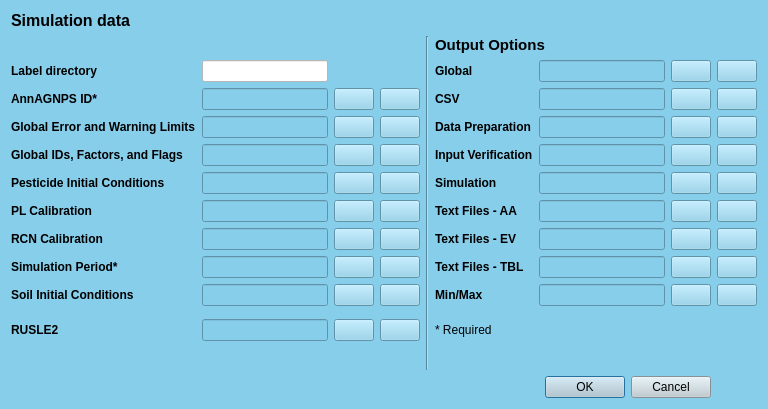
<?xml version="1.0" encoding="UTF-8"?>
<ui version="4.0">
 <class>DialogSimulation</class>
 <widget class="QDialog" name="DialogSimulation">
  <property name="geometry">
   <rect>
    <x>0</x>
    <y>0</y>
    <width>768</width>
    <height>409</height>
   </rect>
  </property>
  <property name="windowTitle">
   <string>Dialog</string>
  </property>
  <property name="styleSheet">
   <string notr="true">background-color: #87CEEB;
</string>
  </property>
  <layout class="QGridLayout" name="gridLayout">
   <item row="4" column="3">
    <widget class="QPushButton" name="pushButton_20">
     <property name="text">
      <string/>
     </property>
    </widget>
   </item>
   <item row="4" column="6">
    <widget class="QLineEdit" name="lineEdit_20"/>
   </item>
   <item row="1" column="4" rowspan="16">
    <widget class="Line" name="line">
     <property name="orientation">
      <enum>Qt::Vertical</enum>
     </property>
    </widget>
   </item>
   <item row="2" column="7">
    <widget class="QPushButton" name="pushButton_10">
     <property name="text">
      <string/>
     </property>
    </widget>
   </item>
   <item row="1" column="5" colspan="2">
    <widget class="QLabel" name="label_15">
     <property name="font">
      <font>
       <pointsize>11</pointsize>
       <weight>75</weight>
       <bold>true</bold>
      </font>
     </property>
     <property name="text">
      <string>Output Options</string>
     </property>
    </widget>
   </item>
   <item row="3" column="2">
    <widget class="QPushButton" name="pushButton">
     <property name="text">
      <string/>
     </property>
    </widget>
   </item>
   <item row="3" column="5">
    <widget class="QLabel" name="label_16">
     <property name="font">
      <font>
       <weight>75</weight>
       <bold>true</bold>
      </font>
     </property>
     <property name="text">
      <string>CSV</string>
     </property>
    </widget>
   </item>
   <item row="4" column="7">
    <widget class="QPushButton" name="pushButton_12">
     <property name="text">
      <string/>
     </property>
    </widget>
   </item>
   <item row="5" column="0">
    <widget class="QLabel" name="label_4">
     <property name="font">
      <font>
       <weight>75</weight>
       <bold>true</bold>
      </font>
     </property>
     <property name="text">
      <string>Global IDs, Factors, and Flags</string>
     </property>
    </widget>
   </item>
   <item row="5" column="1">
    <widget class="QLineEdit" name="lineEdit_3"/>
   </item>
   <item row="2" column="6">
    <widget class="QLineEdit" name="lineEdit_24"/>
   </item>
   <item row="5" column="2">
    <widget class="QPushButton" name="pushButton_3">
     <property name="text">
      <string/>
     </property>
    </widget>
   </item>
   <item row="5" column="5">
    <widget class="QLabel" name="label_18">
     <property name="font">
      <font>
       <weight>75</weight>
       <bold>true</bold>
      </font>
     </property>
     <property name="text">
      <string>Input Verification</string>
     </property>
    </widget>
   </item>
   <item row="4" column="2">
    <widget class="QPushButton" name="pushButton_2">
     <property name="text">
      <string/>
     </property>
    </widget>
   </item>
   <item row="3" column="1">
    <widget class="QLineEdit" name="lineEdit"/>
   </item>
   <item row="2" column="0">
    <widget class="QLabel" name="label_11">
     <property name="font">
      <font>
       <weight>75</weight>
       <bold>true</bold>
      </font>
     </property>
     <property name="text">
      <string>Label directory</string>
     </property>
    </widget>
   </item>
   <item row="2" column="5">
    <widget class="QLabel" name="label_13">
     <property name="font">
      <font>
       <weight>75</weight>
       <bold>true</bold>
      </font>
     </property>
     <property name="text">
      <string>Global</string>
     </property>
    </widget>
   </item>
   <item row="4" column="5">
    <widget class="QLabel" name="label_17">
     <property name="font">
      <font>
       <weight>75</weight>
       <bold>true</bold>
      </font>
     </property>
     <property name="text">
      <string>Data Preparation</string>
     </property>
    </widget>
   </item>
   <item row="3" column="0">
    <widget class="QLabel" name="label_3">
     <property name="font">
      <font>
       <weight>75</weight>
       <bold>true</bold>
      </font>
     </property>
     <property name="text">
      <string>AnnAGNPS ID*</string>
     </property>
    </widget>
   </item>
   <item row="4" column="0">
    <widget class="QLabel" name="label_2">
     <property name="font">
      <font>
       <weight>75</weight>
       <bold>true</bold>
      </font>
     </property>
     <property name="text">
      <string>Global Error and Warning Limits</string>
     </property>
    </widget>
   </item>
   <item row="3" column="3">
    <widget class="QPushButton" name="pushButton_19">
     <property name="text">
      <string/>
     </property>
    </widget>
   </item>
   <item row="3" column="6">
    <widget class="QLineEdit" name="lineEdit_15"/>
   </item>
   <item row="2" column="1">
    <widget class="QLineEdit" name="lineEdit_10">
     <property name="styleSheet">
      <string notr="true">background-color: white;</string>
     </property>
    </widget>
   </item>
   <item row="0" column="0">
    <widget class="QLabel" name="label">
     <property name="font">
      <font>
       <pointsize>12</pointsize>
       <weight>75</weight>
       <bold>true</bold>
      </font>
     </property>
     <property name="text">
      <string>Simulation data</string>
     </property>
    </widget>
   </item>
   <item row="3" column="7">
    <widget class="QPushButton" name="pushButton_11">
     <property name="text">
      <string/>
     </property>
    </widget>
   </item>
   <item row="4" column="1">
    <widget class="QLineEdit" name="lineEdit_2"/>
   </item>
   <item row="6" column="2">
    <widget class="QPushButton" name="pushButton_4">
     <property name="text">
      <string/>
     </property>
    </widget>
   </item>
   <item row="6" column="6">
    <widget class="QLineEdit" name="lineEdit_14"/>
   </item>
   <item row="7" column="7">
    <widget class="QPushButton" name="pushButton_15">
     <property name="text">
      <string/>
     </property>
    </widget>
   </item>
   <item row="9" column="0">
    <widget class="QLabel" name="label_7">
     <property name="font">
      <font>
       <weight>75</weight>
       <bold>true</bold>
      </font>
     </property>
     <property name="text">
      <string>Simulation Period*</string>
     </property>
    </widget>
   </item>
   <item row="9" column="1">
    <widget class="QLineEdit" name="lineEdit_7"/>
   </item>
   <item row="6" column="5">
    <widget class="QLabel" name="label_19">
     <property name="font">
      <font>
       <weight>75</weight>
       <bold>true</bold>
      </font>
     </property>
     <property name="text">
      <string>Simulation</string>
     </property>
    </widget>
   </item>
   <item row="9" column="2">
    <widget class="QPushButton" name="pushButton_7">
     <property name="text">
      <string/>
     </property>
    </widget>
   </item>
   <item row="9" column="5">
    <widget class="QLabel" name="label_20">
     <property name="font">
      <font>
       <weight>75</weight>
       <bold>true</bold>
      </font>
     </property>
     <property name="text">
      <string>Text Files - TBL</string>
     </property>
    </widget>
   </item>
   <item row="8" column="2">
    <widget class="QPushButton" name="pushButton_6">
     <property name="text">
      <string/>
     </property>
    </widget>
   </item>
   <item row="7" column="6">
    <widget class="QLineEdit" name="lineEdit_22"/>
   </item>
   <item row="8" column="0">
    <widget class="QLabel" name="label_14">
     <property name="font">
      <font>
       <weight>75</weight>
       <bold>true</bold>
      </font>
     </property>
     <property name="text">
      <string>RCN Calibration</string>
     </property>
    </widget>
   </item>
   <item row="7" column="2">
    <widget class="QPushButton" name="pushButton_5">
     <property name="text">
      <string/>
     </property>
    </widget>
   </item>
   <item row="9" column="6">
    <widget class="QLineEdit" name="lineEdit_19"/>
   </item>
   <item row="9" column="7">
    <widget class="QPushButton" name="pushButton_17">
     <property name="text">
      <string/>
     </property>
    </widget>
   </item>
   <item row="10" column="1">
    <widget class="QLineEdit" name="lineEdit_8"/>
   </item>
   <item row="10" column="2">
    <widget class="QPushButton" name="pushButton_8">
     <property name="text">
      <string/>
     </property>
    </widget>
   </item>
   <item row="8" column="6">
    <widget class="QLineEdit" name="lineEdit_17"/>
   </item>
   <item row="10" column="6">
    <widget class="QLineEdit" name="lineEdit_13"/>
   </item>
   <item row="10" column="7">
    <widget class="QPushButton" name="pushButton_18">
     <property name="text">
      <string/>
     </property>
    </widget>
   </item>
   <item row="5" column="6">
    <widget class="QLineEdit" name="lineEdit_16"/>
   </item>
   <item row="10" column="5">
    <widget class="QLabel" name="label_21">
     <property name="font">
      <font>
       <weight>75</weight>
       <bold>true</bold>
      </font>
     </property>
     <property name="text">
      <string>Min/Max</string>
     </property>
    </widget>
   </item>
   <item row="6" column="7">
    <widget class="QPushButton" name="pushButton_14">
     <property name="text">
      <string/>
     </property>
    </widget>
   </item>
   <item row="7" column="0">
    <widget class="QLabel" name="label_6">
     <property name="font">
      <font>
       <weight>75</weight>
       <bold>true</bold>
      </font>
     </property>
     <property name="text">
      <string>PL Calibration</string>
     </property>
    </widget>
   </item>
   <item row="7" column="5">
    <widget class="QLabel" name="label_22">
     <property name="font">
      <font>
       <weight>75</weight>
       <bold>true</bold>
      </font>
     </property>
     <property name="text">
      <string>Text Files - AA</string>
     </property>
    </widget>
   </item>
   <item row="8" column="1">
    <widget class="QLineEdit" name="lineEdit_6"/>
   </item>
   <item row="6" column="0">
    <widget class="QLabel" name="label_5">
     <property name="font">
      <font>
       <weight>75</weight>
       <bold>true</bold>
      </font>
     </property>
     <property name="text">
      <string>Pesticide Initial Conditions</string>
     </property>
    </widget>
   </item>
   <item row="6" column="1">
    <widget class="QLineEdit" name="lineEdit_4"/>
   </item>
   <item row="10" column="0">
    <widget class="QLabel" name="label_9">
     <property name="font">
      <font>
       <weight>75</weight>
       <bold>true</bold>
      </font>
     </property>
     <property name="text">
      <string>Soil Initial Conditions</string>
     </property>
    </widget>
   </item>
   <item row="8" column="5">
    <widget class="QLabel" name="label_23">
     <property name="font">
      <font>
       <weight>75</weight>
       <bold>true</bold>
      </font>
     </property>
     <property name="text">
      <string>Text Files - EV</string>
     </property>
    </widget>
   </item>
   <item row="5" column="7">
    <widget class="QPushButton" name="pushButton_13">
     <property name="text">
      <string/>
     </property>
    </widget>
   </item>
   <item row="7" column="1">
    <widget class="QLineEdit" name="lineEdit_5"/>
   </item>
   <item row="8" column="7">
    <widget class="QPushButton" name="pushButton_16">
     <property name="text">
      <string/>
     </property>
    </widget>
   </item>
   <item row="12" column="0">
    <widget class="QLabel" name="label_10">
     <property name="font">
      <font>
       <weight>75</weight>
       <bold>true</bold>
      </font>
     </property>
     <property name="text">
      <string>RUSLE2</string>
     </property>
    </widget>
   </item>
   <item row="17" column="6" colspan="2">
    <widget class="QDialogButtonBox" name="buttonBox">
     <property name="styleSheet">
      <string notr="true">background-color: #becbd1;</string>
     </property>
     <property name="orientation">
      <enum>Qt::Horizontal</enum>
     </property>
     <property name="standardButtons">
      <set>QDialogButtonBox::Cancel|QDialogButtonBox::Ok</set>
     </property>
    </widget>
   </item>
   <item row="12" column="2">
    <widget class="QPushButton" name="pushButton_9">
     <property name="text">
      <string/>
     </property>
    </widget>
   </item>
   <item row="12" column="1">
    <widget class="QLineEdit" name="lineEdit_9"/>
   </item>
   <item row="12" column="5">
    <widget class="QLabel" name="label_8">
     <property name="text">
      <string>* Required</string>
     </property>
    </widget>
   </item>
   <item row="6" column="3">
    <widget class="QPushButton" name="pushButton_22">
     <property name="text">
      <string/>
     </property>
    </widget>
   </item>
   <item row="7" column="3">
    <widget class="QPushButton" name="pushButton_23">
     <property name="text">
      <string/>
     </property>
    </widget>
   </item>
   <item row="12" column="3">
    <widget class="QPushButton" name="pushButton_27">
     <property name="text">
      <string/>
     </property>
    </widget>
   </item>
   <item row="9" column="3">
    <widget class="QPushButton" name="pushButton_25">
     <property name="text">
      <string/>
     </property>
    </widget>
   </item>
   <item row="8" column="3">
    <widget class="QPushButton" name="pushButton_24">
     <property name="text">
      <string/>
     </property>
    </widget>
   </item>
   <item row="10" column="3">
    <widget class="QPushButton" name="pushButton_26">
     <property name="text">
      <string/>
     </property>
    </widget>
   </item>
   <item row="5" column="3">
    <widget class="QPushButton" name="pushButton_21">
     <property name="text">
      <string/>
     </property>
    </widget>
   </item>
   <item row="2" column="8">
    <widget class="QPushButton" name="pushButton_28">
     <property name="text">
      <string/>
     </property>
    </widget>
   </item>
   <item row="3" column="8">
    <widget class="QPushButton" name="pushButton_29">
     <property name="text">
      <string/>
     </property>
    </widget>
   </item>
   <item row="4" column="8">
    <widget class="QPushButton" name="pushButton_30">
     <property name="text">
      <string/>
     </property>
    </widget>
   </item>
   <item row="5" column="8">
    <widget class="QPushButton" name="pushButton_31">
     <property name="text">
      <string/>
     </property>
    </widget>
   </item>
   <item row="6" column="8">
    <widget class="QPushButton" name="pushButton_32">
     <property name="text">
      <string/>
     </property>
    </widget>
   </item>
   <item row="7" column="8">
    <widget class="QPushButton" name="pushButton_33">
     <property name="text">
      <string/>
     </property>
    </widget>
   </item>
   <item row="8" column="8">
    <widget class="QPushButton" name="pushButton_34">
     <property name="text">
      <string/>
     </property>
    </widget>
   </item>
   <item row="10" column="8">
    <widget class="QPushButton" name="pushButton_36">
     <property name="text">
      <string/>
     </property>
    </widget>
   </item>
   <item row="9" column="8">
    <widget class="QPushButton" name="pushButton_35">
     <property name="text">
      <string/>
     </property>
    </widget>
   </item>
  </layout>
 </widget>
 <resources/>
 <connections>
  <connection>
   <sender>buttonBox</sender>
   <signal>rejected()</signal>
   <receiver>DialogSimulation</receiver>
   <slot>reject()</slot>
   <hints>
    <hint type="sourcelabel">
     <x>316</x>
     <y>260</y>
    </hint>
    <hint type="destinationlabel">
     <x>286</x>
     <y>274</y>
    </hint>
   </hints>
  </connection>
  <connection>
   <sender>buttonBox</sender>
   <signal>accepted()</signal>
   <receiver>DialogSimulation</receiver>
   <slot>accept()</slot>
   <hints>
    <hint type="sourcelabel">
     <x>248</x>
     <y>254</y>
    </hint>
    <hint type="destinationlabel">
     <x>157</x>
     <y>274</y>
    </hint>
   </hints>
  </connection>
 </connections>
</ui>
